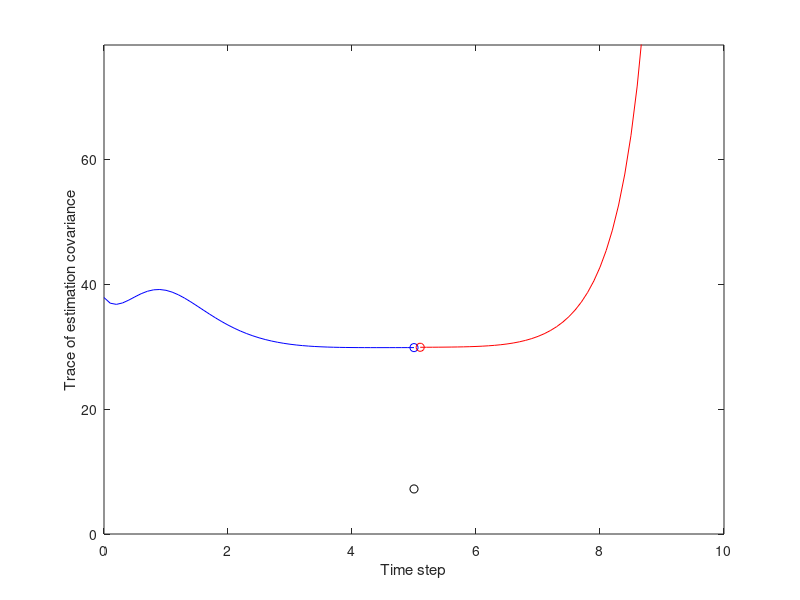
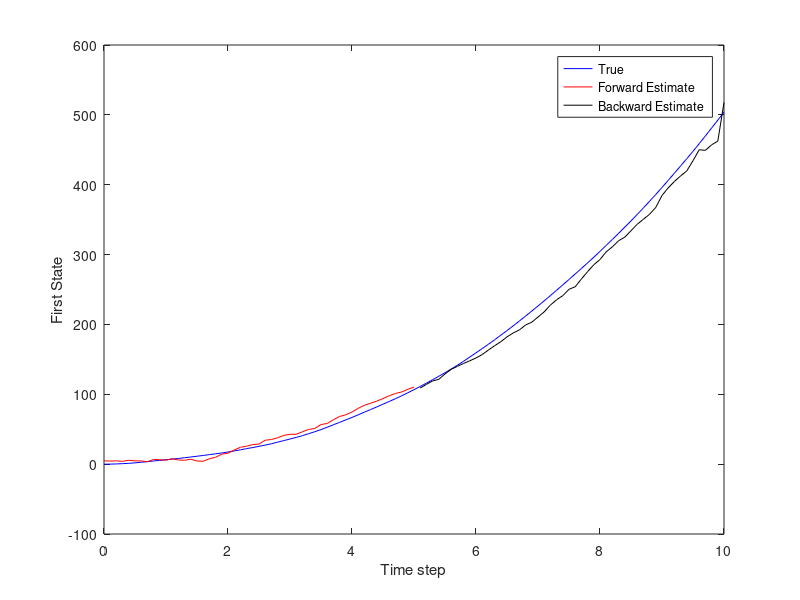
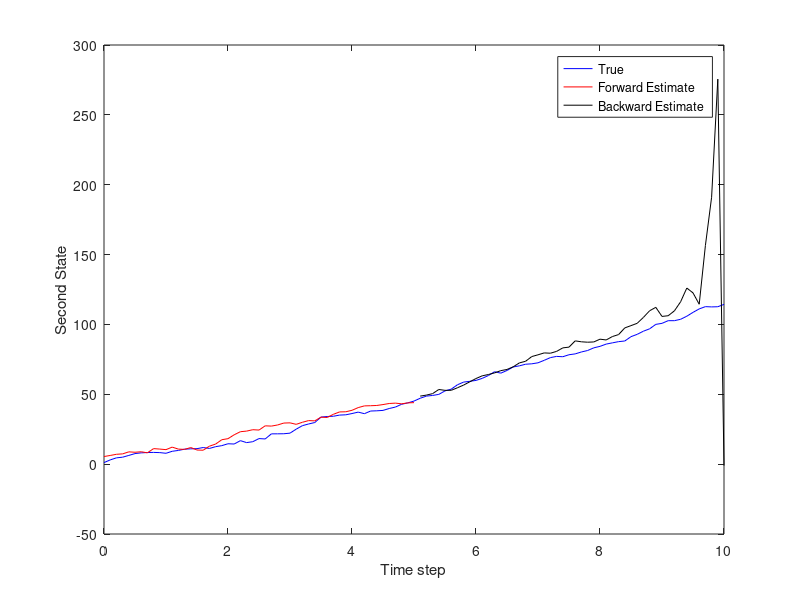

The MATLAB script that drew these images, in order:
function [Errf, Errb, Errs] = FixIntSmoothA(duration, dt, measnoise)

% function FixIntSmooth(duration, dt)
% 
% Fixed lag smoother simulation for a vehicle traveling along a road.
% Modified June 5, 2015 to correct Ibminus equation (line 97) and to add state estimate plots
%
% INPUTS
%   duration = length of simulation (seconds)
%   dt = step size (seconds)
%   measnoise = standard deviation of measurement noise
% OUTPUTS
%   Errf = norm of state estimation error of the forward filter at the desired time of estimation
%   Errb = norm of state estimation error of the backward filter at the desired time of estimation
%   Errf = norm of state estimation error of the smoothed filter at the desired time of estimation

accelnoise = 10; % acceleration noise (feet/sec^2)

if ~exist('duration', 'var')
   duration = 10;
end
if ~exist('dt', 'var')
   dt = 0.1;
end
if ~exist('measnoise', 'var')
	measnoise = 10; % position measurement noise (feet)
end

% We want to obtain a smoothed estimate at the halfway point.
EstPoint = duration / 2;

a = [1 dt; 0 1]; % transition matrix
b = [dt^2/2; dt]; % input matrix
c = [1 0]; % measurement matrix
x0 = [0; 0]; % initial state vector

Sw = accelnoise^2 * [dt^4/4 dt^3/2; dt^3/2 dt^2]; % process noise covariance
Sz = measnoise^2; % measurement error covariance

xArr = [];
yArr = [];
% Simulate the system and collect the measurements.
% Use a constant commanded acceleration.
u = 10;
x = x0;
for t = 0 : dt: duration
    if t == EstPoint
        xTrue = x;
    end
    ProcessNoise = accelnoise * [(dt^2/2)*randn; dt*randn];
    x = a * x + b * u + ProcessNoise;
    y = c * x + measnoise * randn;
    xArr = [xArr x];
    yArr = [yArr y];
end

% Obtain the forward estimate.
Pf = [20 0; 0 20]; % initial forward estimation covariance
PfArr = [];
xhatf = x0 + sqrt(Pf) * ones(size(x)); % initial state estimate
xhatfArr = [];
index = 1;
for t = 0 : dt : EstPoint
   % Extrapolate the most recent state estimate to the present time.
   xhatf = a * xhatf + b * u;
   % Form the Innovation vector.
   Inn = yArr(index) - c * xhatf;
   % Compute the covariance of the Innovation.
   CovInn = c * Pf * c' + Sz;
   % Compute the covariance of the estimation error.
   Pf = a * Pf * a' - a * Pf * c' / CovInn * c * Pf * a' + Sw;
   % Form the Kalman Gain matrix.
   K = a * Pf * c' / CovInn;
   % Update the state estimate.
   xhatf = xhatf + K * Inn;
   % Save some parameters for plotting later.
   PfArr = [PfArr trace(Pf)];
   xhatfArr = [xhatfArr xhatf];
   % Increment the pointer to the measurement array.
   index = index + 1;
end
Errf = norm(xTrue - xhatf);

% Obtain the backward estimate.
% The initial backward information matrix Ibminus needs to be set to a
% small nonzero matrix so that the first calculated Ibplus is invertible.
Ibminus = [0 0; 0 1e-12]; 
PbArr = [];
xhatbArr = [];
s = zeros(size(x)); % initial backward modified estimate
index = length(yArr);
Sw = Sw + [0 0; 0 0]; 
for t = duration : -dt : EstPoint + dt
    Ibplus = Ibminus + c' / Sz * c;
    s = s + c' / Sz * yArr(index);
    % The following line does not work unless Sw is invertible.
    %Ibminus = inv(Sw) - inv(Sw) * inv(a) * inv(Ibplus + inv(a)' * inv(Sw) * inv(a)) * inv(a)' * inv(Sw);
    Ibminus = inv(a \ inv(Ibplus) / a' + a \ Sw / a');
    s = Ibminus / a / Ibplus * s - Ibminus  / a * b * u;
    % Save some parameters for plotting later.
    Pbminus = inv(Ibminus);
    PbArr = [PbArr trace(Pbminus)];
    xhatbArr = [xhatbArr Ibminus\s];
    % Decrement the pointer to the measurement array.
    index = index - 1;
end
xhatb = Ibminus \ s;
Errb = norm(xTrue - xhatb);

% Obtain the smoothed estimate
Kf = Pbminus / (Pf + Pbminus);
xhat = Kf * xhatf + (eye(2) - Kf) * xhatb;
Errs = norm(xTrue - xhat);

disp(['forward error = ', num2str(Errf), ', backward error = ', num2str(Errb), ', smoothed error = ', num2str(Errs)]);

% Compute the smoothed estimation covariance.
P = inv(inv(Pf) + Ibminus);

close all;
set(gca,'FontSize',12); set(gcf,'Color','White');
plot(0:dt:EstPoint, PfArr, 'b', duration:-dt:EstPoint+dt, PbArr, 'r', EstPoint, trace(P), 'ko');
hold on;
plot(EstPoint, PfArr(end), 'bo', EstPoint+dt, PbArr(end), 'ro');
axis([0 duration 0 2*max(PfArr)]);
xlabel('Time step'); ylabel('Trace of estimation covariance');

figure
plot(0:dt:duration,xArr(1,:),'b', 0:dt:EstPoint,xhatfArr(1,:),'r', duration:-dt:EstPoint+dt,xhatbArr(1,:),'k');
xlabel('Time step'); ylabel('First State');
legend('True', 'Forward Estimate', 'Backward Estimate')

figure
plot(0:dt:duration,xArr(2,:),'b', 0:dt:EstPoint,xhatfArr(2,:),'r', duration:-dt:EstPoint+dt,xhatbArr(2,:),'k');
xlabel('Time step'); ylabel('Second State');
legend('True', 'Forward Estimate', 'Backward Estimate')
